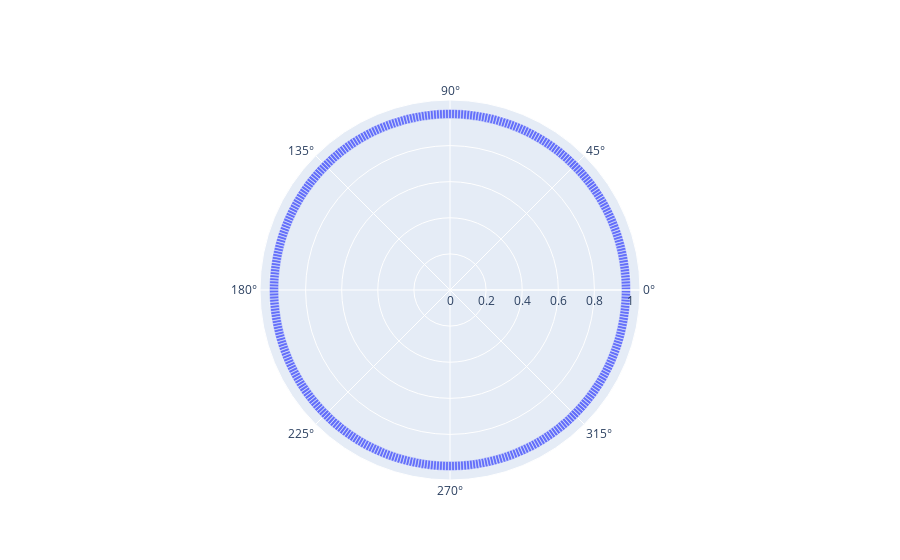

Source (notebook cell):
### Code cell
fig = go.Figure()

dbase=np.array([0.95] * y.length().days)
dr=1 - dbase
fig.add_trace(go.Barpolar(base=dbase,
                          r=dr,
                          theta0 = -90,
                          dtheta = (360 / y.length().days),
                          name="date",
                          hovertext=[d.date() for d in ydict["date"]],
                          text = [d.day for d in ydict["date"]]
                         )
             )
#mbase=np.array([0.95] * y.length().days)
#mr=1 - base
#fig.add_trace(go.Barpolar(
#                          theta0 = -90,
#                          dtheta = (360 / len(month_name[1:])),
#                          name="month",
#                          hovertext=[d.date() for d in ydict["date"]]))
fig.update_layout(height=1000)
fig.show()

### Figure 1 — Plotly figure (JSON) as saved in the notebook; plotly's stock layout.template omitted (floating-point values rounded to 4 significant figures; data arrays with more than 128 entries replaced by an {"elided": "..."} marker saying what was removed)
{"data": [{"base": {"elided": "366 float values"}, "dtheta": 0.9836, "hovertext": {"elided": "366 str values"}, "name": "date", "r": {"elided": "366 float values"}, "text": {"elided": "366 str values"}, "theta0": -90, "type": "barpolar"}], "layout": {"autosize": true, "polar": {"angularaxis": {}, "radialaxis": {"autorange": true, "range": [0, 1.053], "type": "linear"}}}}
